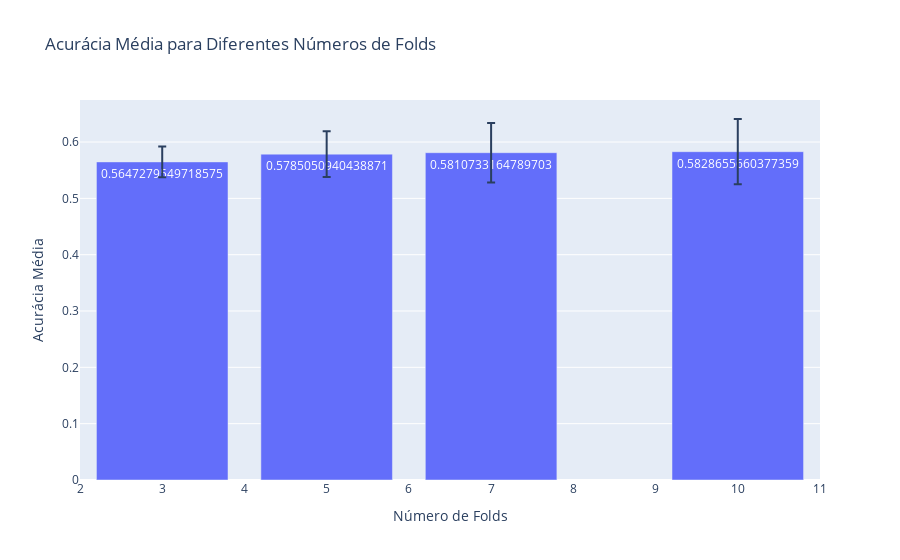

This figure's notebook cell:
### Markdown cell above
## Questão 5

### Code cell
warnings.filterwarnings("ignore", category=UserWarning)

#### Preparando os dados ####
dt3 = pd.read_csv(path + 'winequality-red.csv')

X = dt3.drop('quality', axis=1)  # Features
y = dt3['quality']               # Target (rótulo)

scaler = StandardScaler()
X_scaled = scaler.fit_transform(X)

#### Aplicando a regressão Logística ####
logistic = LogisticRegression(max_iter=10000, solver='liblinear')

folds = [3, 5, 7, 10]  # Diferentes números de folds
results = {'folds': [], 'accuracy_mean': [], 'accuracy_std': []}

for fold in folds:
    scores = cross_val_score(logistic, X_scaled, y, cv=fold, scoring='accuracy')
    results['folds'].append(fold)
    results['accuracy_mean'].append(np.mean(scores))
    results['accuracy_std'].append(np.std(scores))


results_df = pd.DataFrame(results)

fig = px.bar(results_df, x='folds', y='accuracy_mean', error_y='accuracy_std', 
             title='Acurácia Média para Diferentes Números de Folds',
             labels={'folds': 'Número de Folds', 'accuracy_mean': 'Acurácia Média'},
             text='accuracy_mean')

fig.show()

### Figure 1 — Plotly figure (JSON) as saved in the notebook; plotly's stock layout.template omitted (floating-point values rounded to 4 significant figures)
{"data": [{"alignmentgroup": "True", "error_y": {"array": [0.02723, 0.04063, 0.05275, 0.05802]}, "hovertemplate": "Número de Folds=%{x}<br>Acurácia Média=%{text}<extra></extra>", "legendgroup": "", "marker": {"color": "#636efa", "pattern": {"shape": ""}}, "name": "", "offsetgroup": "", "orientation": "v", "showlegend": false, "text": [0.5647, 0.5785, 0.5811, 0.5829], "textposition": "auto", "type": "bar", "x": [3, 5, 7, 10], "xaxis": "x", "y": [0.5647, 0.5785, 0.5811, 0.5829], "yaxis": "y"}], "layout": {"barmode": "relative", "legend": {"tracegroupgap": 0}, "title": {"text": "Acurácia Média para Diferentes Números de Folds"}, "xaxis": {"anchor": "y", "domain": [0, 1], "title": {"text": "Número de Folds"}}, "yaxis": {"anchor": "x", "domain": [0, 1], "title": {"text": "Acurácia Média"}}}}
